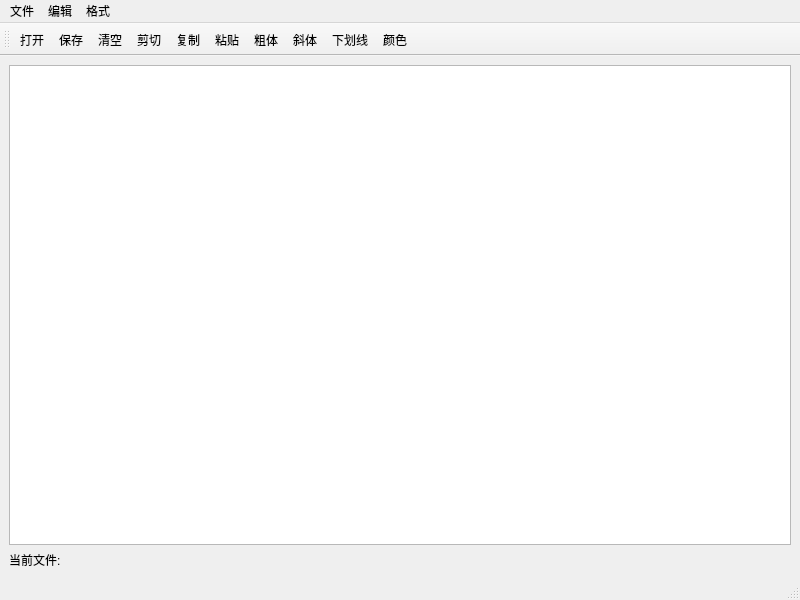
<?xml version="1.0" encoding="UTF-8"?>
<ui version="4.0">
 <class>MainWindow</class>
 <widget class="QMainWindow" name="MainWindow">
  <property name="geometry">
   <rect>
    <x>0</x>
    <y>0</y>
    <width>800</width>
    <height>600</height>
   </rect>
  </property>
  <property name="windowTitle">
   <string>MainWindow</string>
  </property>
  <widget class="QWidget" name="centralwidget">
   <layout class="QGridLayout" name="gridLayout">
    <item row="1" column="0">
     <widget class="QLabel" name="label">
      <property name="text">
       <string>当前文件:</string>
      </property>
     </widget>
    </item>
    <item row="0" column="0">
     <widget class="QPlainTextEdit" name="plainTextEdit"/>
    </item>
   </layout>
  </widget>
  <widget class="QMenuBar" name="menubar">
   <property name="geometry">
    <rect>
     <x>0</x>
     <y>0</y>
     <width>800</width>
     <height>25</height>
    </rect>
   </property>
   <widget class="QMenu" name="menu">
    <property name="title">
     <string>文件</string>
    </property>
    <addaction name="actionOpen"/>
    <addaction name="actionSave"/>
    <addaction name="actionClear"/>
   </widget>
   <widget class="QMenu" name="menu_2">
    <property name="title">
     <string>编辑</string>
    </property>
    <addaction name="actionCut"/>
    <addaction name="actionCopy"/>
    <addaction name="actionPaste"/>
   </widget>
   <widget class="QMenu" name="menu_3">
    <property name="title">
     <string>格式</string>
    </property>
    <addaction name="actionBold"/>
    <addaction name="actionItalic"/>
    <addaction name="actionUnderscore"/>
    <addaction name="actionColor"/>
   </widget>
   <addaction name="menu"/>
   <addaction name="menu_2"/>
   <addaction name="menu_3"/>
  </widget>
  <widget class="QStatusBar" name="statusbar"/>
  <widget class="QToolBar" name="toolBar">
   <property name="windowTitle">
    <string>toolBar</string>
   </property>
   <property name="toolButtonStyle">
    <enum>Qt::ToolButtonTextUnderIcon</enum>
   </property>
   <attribute name="toolBarArea">
    <enum>TopToolBarArea</enum>
   </attribute>
   <attribute name="toolBarBreak">
    <bool>false</bool>
   </attribute>
   <addaction name="actionOpen"/>
   <addaction name="actionSave"/>
   <addaction name="actionClear"/>
   <addaction name="actionCut"/>
   <addaction name="actionCopy"/>
   <addaction name="actionPaste"/>
   <addaction name="actionBold"/>
   <addaction name="actionItalic"/>
   <addaction name="actionUnderscore"/>
   <addaction name="actionColor"/>
  </widget>
  <action name="actionOpen">
   <property name="icon">
    <iconset resource="res.qrc">
     <normaloff>:/image/image/打开.svg</normaloff>:/image/image/打开.svg</iconset>
   </property>
   <property name="text">
    <string>打开</string>
   </property>
  </action>
  <action name="actionSave">
   <property name="icon">
    <iconset resource="res.qrc">
     <normaloff>:/image/image/保存.svg</normaloff>:/image/image/保存.svg</iconset>
   </property>
   <property name="text">
    <string>保存</string>
   </property>
   <property name="shortcut">
    <string>Ctrl+S</string>
   </property>
  </action>
  <action name="actionClear">
   <property name="icon">
    <iconset resource="res.qrc">
     <normaloff>:/image/image/清空.svg</normaloff>:/image/image/清空.svg</iconset>
   </property>
   <property name="text">
    <string>清空</string>
   </property>
  </action>
  <action name="actionCut">
   <property name="icon">
    <iconset resource="res.qrc">
     <normaloff>:/image/image/剪切.svg</normaloff>:/image/image/剪切.svg</iconset>
   </property>
   <property name="text">
    <string>剪切</string>
   </property>
   <property name="shortcut">
    <string>Ctrl+X</string>
   </property>
  </action>
  <action name="actionCopy">
   <property name="icon">
    <iconset resource="res.qrc">
     <normaloff>:/image/image/复制.svg</normaloff>:/image/image/复制.svg</iconset>
   </property>
   <property name="text">
    <string>复制</string>
   </property>
   <property name="shortcut">
    <string>Ctrl+C</string>
   </property>
  </action>
  <action name="actionPaste">
   <property name="icon">
    <iconset resource="res.qrc">
     <normaloff>:/image/image/粘贴.svg</normaloff>:/image/image/粘贴.svg</iconset>
   </property>
   <property name="text">
    <string>粘贴</string>
   </property>
   <property name="shortcut">
    <string>Ctrl+V</string>
   </property>
  </action>
  <action name="actionBold">
   <property name="checkable">
    <bool>true</bool>
   </property>
   <property name="icon">
    <iconset resource="res.qrc">
     <normaloff>:/image/image/粗体.svg</normaloff>:/image/image/粗体.svg</iconset>
   </property>
   <property name="text">
    <string>粗体</string>
   </property>
   <property name="shortcut">
    <string>Ctrl+B</string>
   </property>
  </action>
  <action name="actionItalic">
   <property name="checkable">
    <bool>true</bool>
   </property>
   <property name="icon">
    <iconset resource="res.qrc">
     <normaloff>:/image/image/斜体.svg</normaloff>:/image/image/斜体.svg</iconset>
   </property>
   <property name="text">
    <string>斜体</string>
   </property>
   <property name="shortcut">
    <string>Ctrl+I</string>
   </property>
  </action>
  <action name="actionUnderscore">
   <property name="checkable">
    <bool>true</bool>
   </property>
   <property name="icon">
    <iconset resource="res.qrc">
     <normaloff>:/image/image/下划线.svg</normaloff>:/image/image/下划线.svg</iconset>
   </property>
   <property name="text">
    <string>下划线</string>
   </property>
   <property name="shortcut">
    <string>Ctrl+U</string>
   </property>
  </action>
  <action name="actionColor">
   <property name="icon">
    <iconset resource="res.qrc">
     <normaloff>:/image/image/颜色.svg</normaloff>:/image/image/颜色.svg</iconset>
   </property>
   <property name="text">
    <string>颜色</string>
   </property>
  </action>
 </widget>
 <resources>
  <include location="res.qrc"/>
 </resources>
 <connections>
  <connection>
   <sender>actionCut</sender>
   <signal>triggered()</signal>
   <receiver>plainTextEdit</receiver>
   <slot>cut()</slot>
   <hints>
    <hint type="sourcelabel">
     <x>-1</x>
     <y>-1</y>
    </hint>
    <hint type="destinationlabel">
     <x>399</x>
     <y>318</y>
    </hint>
   </hints>
  </connection>
  <connection>
   <sender>actionCopy</sender>
   <signal>triggered()</signal>
   <receiver>plainTextEdit</receiver>
   <slot>copy()</slot>
   <hints>
    <hint type="sourcelabel">
     <x>-1</x>
     <y>-1</y>
    </hint>
    <hint type="destinationlabel">
     <x>399</x>
     <y>318</y>
    </hint>
   </hints>
  </connection>
  <connection>
   <sender>actionPaste</sender>
   <signal>triggered()</signal>
   <receiver>plainTextEdit</receiver>
   <slot>paste()</slot>
   <hints>
    <hint type="sourcelabel">
     <x>-1</x>
     <y>-1</y>
    </hint>
    <hint type="destinationlabel">
     <x>399</x>
     <y>318</y>
    </hint>
   </hints>
  </connection>
  <connection>
   <sender>actionClear</sender>
   <signal>triggered()</signal>
   <receiver>plainTextEdit</receiver>
   <slot>clear()</slot>
   <hints>
    <hint type="sourcelabel">
     <x>-1</x>
     <y>-1</y>
    </hint>
    <hint type="destinationlabel">
     <x>399</x>
     <y>318</y>
    </hint>
   </hints>
  </connection>
 </connections>
</ui>
